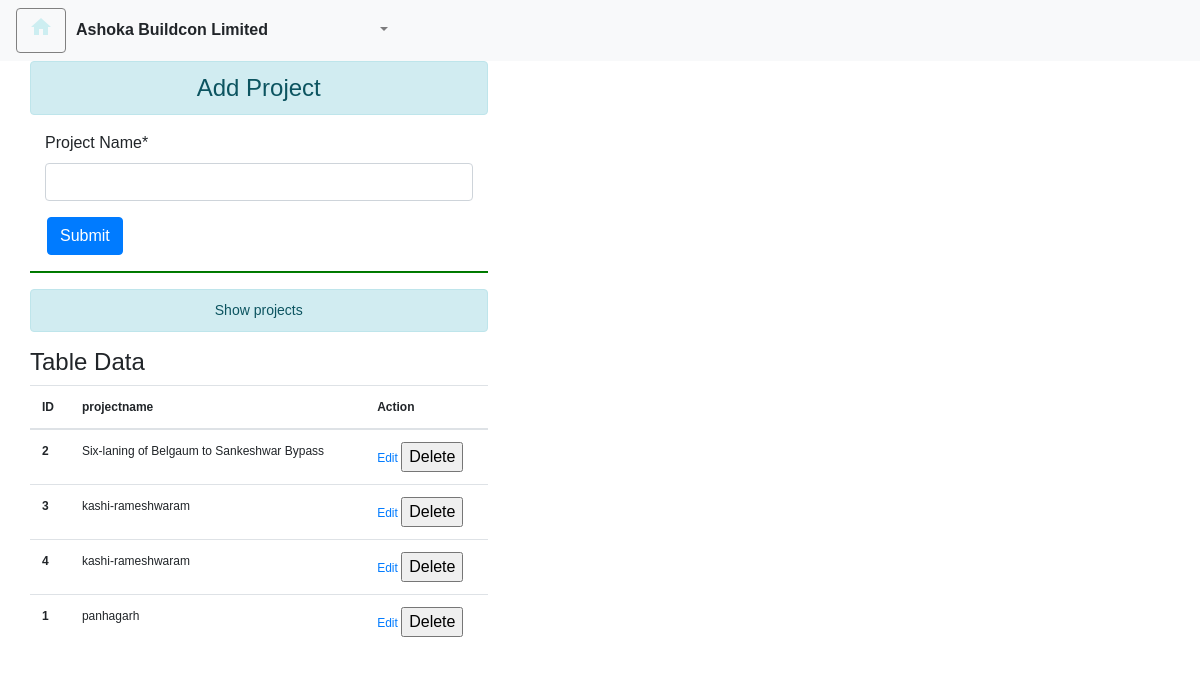
Screenshot of /add_project/ with the database file from the repository.
### checkapp/models.py (models this page shows, shortened)
class Project_Master(models.Model):
    Project_ID = models.AutoField(primary_key=True)
    Project_Name = models.CharField(max_length=100)

### checkapp/administration.py (the view)
# urls.py: path('add_project/',administration.add_project,name='add_project'),
def add_project(request):
    projects = Project_Master.objects.all().order_by('Project_Name')
    if request.method == 'POST':
        form = ProjectForm(request.POST)
        if form.is_valid():
            form.save()
            History.objects.create(Doc_ID=f"Project-Added",Comment=f"{request.user} Added Project ")
            messages.info(request,'Project added successfully')
            return redirect('add_project')
        else:
            messages.warning(request, 'Something went wrong! Please check form input.')
            return HttpResponse('add_project')
    else:
        form = ProjectForm()
        context = {
            'form': form,
            'isActive': True,
            'page_title': 'Ashoka Buildcon Limited',
            'customer_name' : 'Ashoka Buildcon Limited',
            'projects':projects,
        }
        return render(request, 'checkapp/add_project.html', context)

### checkapp/forms.py
class ProjectForm(forms.ModelForm):
    class Meta:
        model = Project_Master
        fields = ['Project_Name']

### checkapp/templates/checkapp/add_project.html (shortened to what this page needs)
{% extends "checkapp/base.html" %}
{% load crispy_forms_tags %}
{% block formcontent %}
  <div class="container-fluid">
    <div class="row">
        <div class="col-sm-5">
            <h4 class="text-center alert alert-info">Add Project</h4>
      <form method="POST">
        <div class="col-12 mx-auto">
            {{ form | crispy }}
        </div>
        <button type="submit" class="btn btn-primary" style="margin-left: 17px;">Submit</button>
    </form>
            <hr>
        </div>
    </div>
</div>
<div class="container-fluid">
<div class="row">
    <div class="col-sm-5">
        <h4 class="text-center alert alert-info" style="font-size: 14px;">Show projects</h4>
        {% if projects %}
        <h4>Table Data</h4>
        <table class="table table-hover" style="font-size: 12px;">
            <thead>
              <tr>
                <th scope="col">ID</th>
                <th scope="col">projectname</th>
                <th scope="col">Action</th>
              </tr>
            </thead>
            <tbody>
                {% for project in projects %}
              <tr>
                <th scope="row">{{project.Project_ID}}</th>
                <td>{{project.Project_Name}}</td>
                <td>
                    <a href="{% url 'edit_project' project.Project_ID %}" class="">Edit</a>
                    <form action="{% url 'delete_project' project.Project_ID %}" method="post"  class="d-inline">{% csrf_token %}
                        <input type="submit" class=""
                        value="Delete">
                    </form>
                </td>
              </tr>
              {% endfor %}
            </tbody>
          </table>
        {% else %}
        <h4 class="text-center alert alert-warning" style="font-size: 14px;">No project available</h4>
        {% endif %}
    </div>
    </div>
</div>
</div>
{% endblock %}

### checkapp/templates/checkapp/base.html (style rules this page uses)
input { font-size: medium!important; }
button { font-size: medium!important; }
label { font-size: medium!important; }
hr { height:1px; background-color:green; }
body { font-family: Arial, sans-serif; font-size: 16px; }
table.table.table-hover tbody tr { margin-bottom: 0; }

### rows the page displays
Project_Master: Project_ID "2", Project_Name "Six-laning of Belgaum to Sankeshwar Bypass"
Project_Master: Project_ID "3", Project_Name "kashi-rameshwaram"
Project_Master: Project_ID "4", Project_Name "kashi-rameshwaram"
Project_Master: Project_ID "1", Project_Name "panhagarh"

### other values shown
{{ customer_name }} "Ashoka Buildcon Limited"
